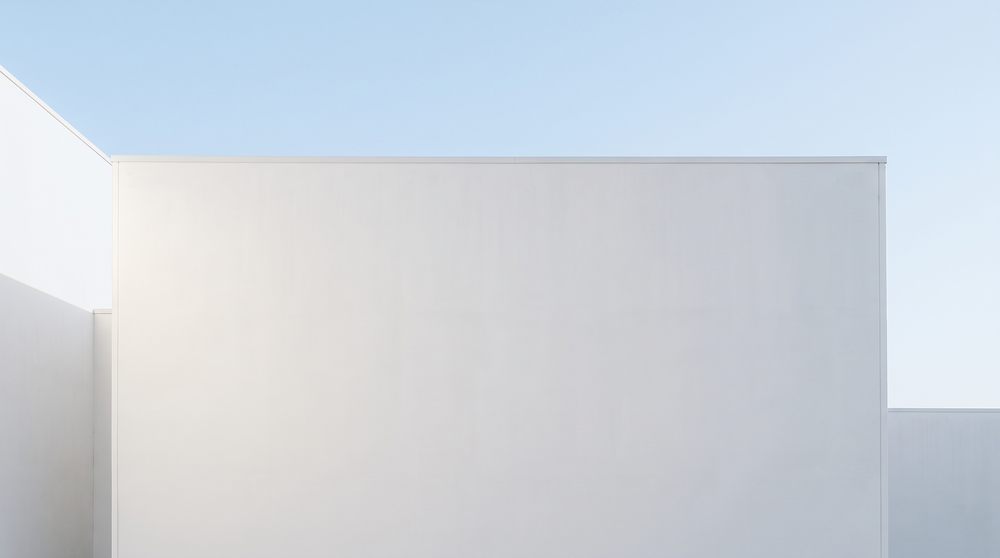
#> input picture data/images/exp07/01_smooth_light.png, 1000 x 558 px, shrunk from 2752 x 1536 before the run
$ python -i adaptive.py   (imports and definitions only)
#> lines starting #> are read from the running program, lines starting #| are printed output that depends on the picture
### src/stengraph/embedding/lsb.py
"""Стандартизована векторизована реалізація LSB на основі перевіреного коду Exp06."""

import hashlib
from pathlib import Path

import numpy as np

from stengraph.io.images import load_rgb, save_rgb

_RANDOM_ORDER_CACHE: dict[tuple[int, str], np.ndarray] = {}


def validate_depth(depth: int) -> None:
    if depth not in range(1, 5):
        raise ValueError("Глибина LSB має бути від 1 до 4")


# [64 lines left out: functions payload_to_bits, bits_to_payload, bits_to_chunks, chunks_to_bits, extract_from_channels, _embed and 1 more, not called in this run]


def extract_sequential(image_path: str | Path, depth: int = 1) -> bytes:
    image = load_rgb(image_path)
    return extract_from_channels(image.reshape(-1), depth)


def _seed_from_key(key: str) -> int:
    return int.from_bytes(hashlib.sha256(key.encode("utf-8")).digest()[:8], "big")


# [18 lines left out: functions random_order, embed_random, extract_random, not called in this run]

### src/stengraph/embedding/adaptive.py
"""Стабільне адаптивне до вмісту впорядкування LSB і варіанти оцінювання Exp08."""

import hashlib
from pathlib import Path

import numpy as np
from scipy.ndimage import laplace, sobel, uniform_filter

from stengraph.embedding.lsb import _embed, extract_from_channels, validate_depth
from stengraph.io.images import load_rgb, save_rgb

_ORDER_CACHE: dict[tuple[tuple[int, ...], int, bytes], np.ndarray] = {}


def stable_gray(image: np.ndarray, depth: int = 1) -> np.ndarray:
    validate_depth(depth)
    mask = np.uint8(0xFF ^ ((1 << depth) - 1))
    stable = (image & mask).astype(np.float32, copy=False)
    return (0.299 * stable[:, :, 0] + 0.587 * stable[:, :, 1] + 0.114 * stable[:, :, 2]).astype(np.float32, copy=False)


def variance_score(gray: np.ndarray, window_size: int) -> np.ndarray:
    mean = uniform_filter(gray, size=window_size, mode="reflect")
    score = uniform_filter(gray * gray, size=window_size, mode="reflect") - mean * mean
    np.maximum(score, 0.0, out=score)
    return score


def texture_score(image: np.ndarray, metric: str = "variance", window_size: int = 3, depth: int = 1) -> np.ndarray:
    if window_size < 1 or window_size % 2 == 0:
        raise ValueError("Розмір вікна має бути додатним непарним цілим числом")
    gray = stable_gray(image, depth)
    if metric == "variance":
        return variance_score(gray, window_size)
    if metric == "gradient":
        score = np.hypot(sobel(gray, axis=1, mode="reflect"), sobel(gray, axis=0, mode="reflect"))
    elif metric == "laplacian":
        score = np.abs(laplace(gray, mode="reflect"))
    else:
        raise ValueError(f"Невідома метрика: {metric}")
    return uniform_filter(score, size=window_size, mode="reflect") if window_size > 1 else score


def pixel_order(image: np.ndarray, depth: int = 1, metric: str = "variance", window_size: int = 3) -> np.ndarray:
    if metric == "variance" and window_size == 3:
        stable = image & np.uint8(0xFF ^ ((1 << depth) - 1))
        key = (image.shape, depth, hashlib.blake2b(stable.tobytes(), digest_size=8).digest())
        cached = _ORDER_CACHE.get(key)
        if cached is not None:
            return cached
    order = np.argsort(-texture_score(image, metric, window_size, depth).reshape(-1), kind="stable").astype(np.uint32, copy=False)
    if metric == "variance" and window_size == 3:
        _ORDER_CACHE[key] = order
    return order


def channel_order(image: np.ndarray, depth: int = 1, metric: str = "variance", window_size: int = 3) -> np.ndarray:
    pixels = pixel_order(image, depth, metric, window_size).astype(np.uint64, copy=False)
    base = pixels * 3
    order = np.empty(len(pixels) * 3, dtype=np.uint32)
    order[0::3], order[1::3], order[2::3] = base, base + 1, base + 2
    return order


def embed_adaptive(input_path: str | Path, output_path: str | Path, payload: bytes, depth: int = 1) -> None:
    image = load_rgb(input_path)
    _embed(image, channel_order(image, depth), payload, depth)
    save_rgb(image, output_path)


def extract_adaptive(image_path: str | Path, depth: int = 1) -> bytes:
    image = load_rgb(image_path)
    channels = image.reshape(-1)
    return extract_from_channels(channels[channel_order(image, depth)], depth)


def embed_adaptive_variant(input_path: str | Path, output_path: str | Path, payload: bytes, metric: str, window_size: int) -> None:
    image = load_rgb(input_path)
    _embed(image, channel_order(image, 1, metric, window_size), payload, 1)
    save_rgb(image, output_path)


def extract_adaptive_variant(image_path: str | Path, metric: str, window_size: int) -> bytes:
    image = load_rgb(image_path)
    channels = image.reshape(-1)
    return extract_from_channels(channels[channel_order(image, 1, metric, window_size)], 1)

>>> import cv2
>>> picture = cv2.imread('../../../data/images/exp07/01_smooth_light.png', cv2.IMREAD_GRAYSCALE)
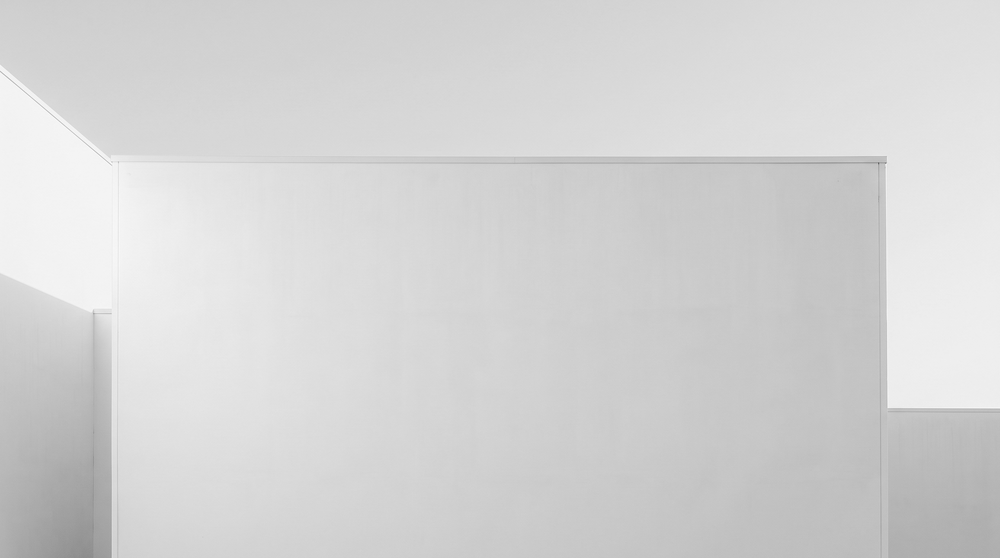
#> picture: shape (558, 1000); min 97, max 254, mean 211.8
>>> result = texture_score(picture)
#> (the run stopped early here; a loop or call above may not have finished)
